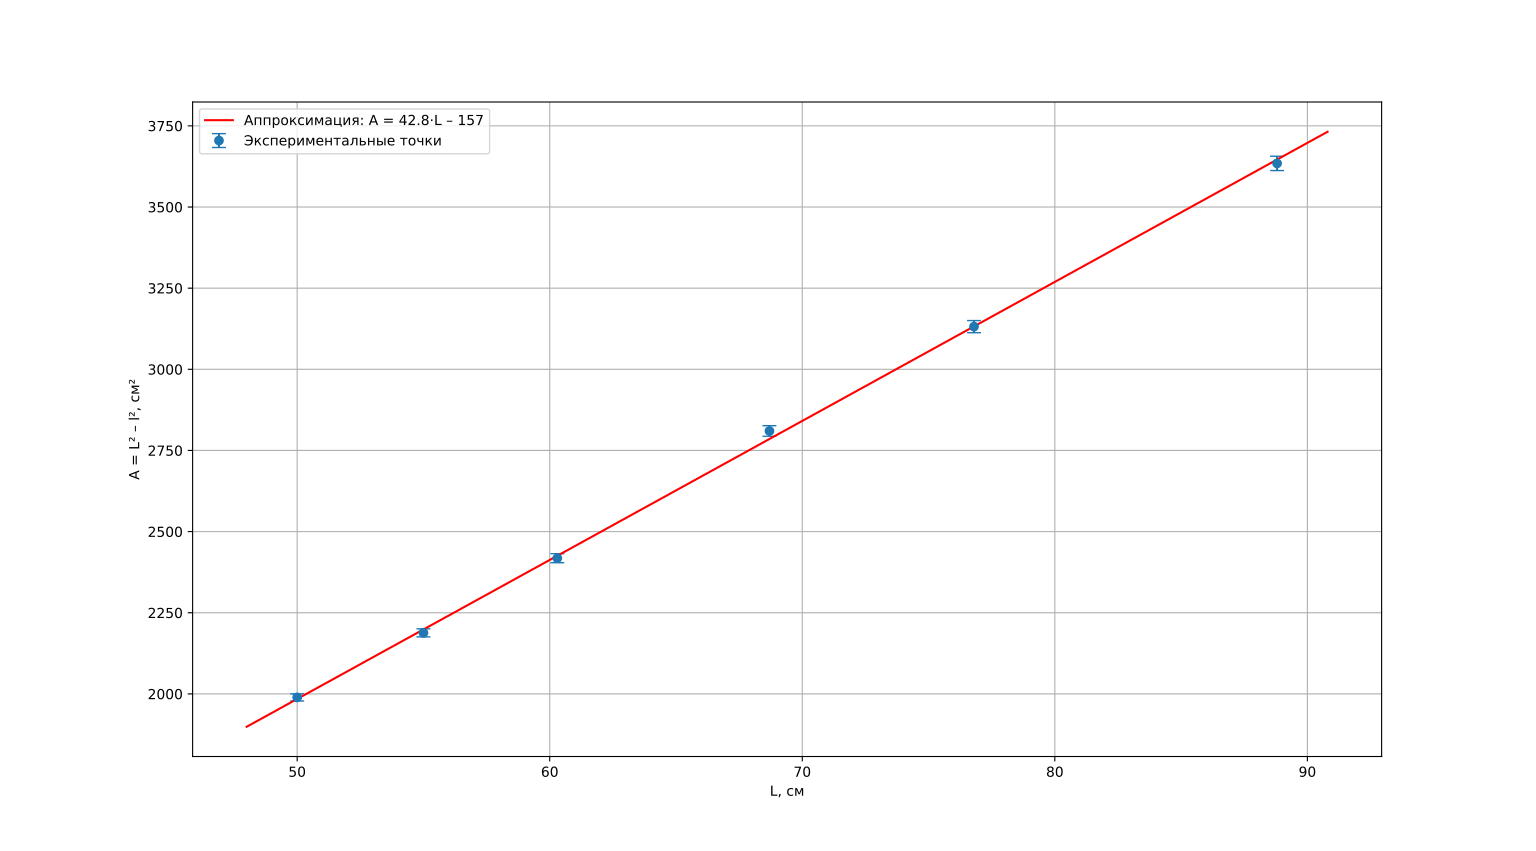

This chart was generated by the following Python code:
import numpy as np
import matplotlib.pyplot as plt
from scipy.optimize import curve_fit

# Исходные данные: L (см), l (см)
L_data = np.array([76.8, 88.8, 68.7, 60.3, 55.0, 50.0])
l_data = np.array([52.6, 65.2, 43.7, 34.9, 28.93, 22.6])

# Погрешность измерения расстояний (1 мм = 0.1 см)
sigma_L = 0.1
sigma_l = 0.1

# Вычисляем Y = L^2 - l^2 и её погрешность
Y = L_data**2 - l_data**2
sigma_Y = 2 * np.sqrt((L_data * sigma_L)**2 + (l_data * sigma_l)**2)

# Определяем модель: Y = k * L - b  (линейная функция)
def linear(L, k, b):
    return k * L - b

# Выполняем взвешенную подгонку
popt, pcov = curve_fit(linear, L_data, Y, sigma=sigma_Y, absolute_sigma=True)
k, b = popt
sigma_k, sigma_b = np.sqrt(np.diag(pcov))
cov_kb = pcov[0, 1]  # ковариация между k и b

# Вывод результатов подгонки
print("Результаты линейной аппроксимации Y = k·L - b:")
print(f"k = {k:.2f} ± {sigma_k:.2f} см")
print(f"b = {b:.1f} ± {sigma_b:.1f} см²")

# Вычисляем D = k^2 - 4b, проверяем знак
D = k**2 - 4*b
if D <= 0:
    print("Ошибка: D ≤ 0, невозможно вычислить f и delta.")
else:
    sqrtD = np.sqrt(D)
    # Фокусное расстояние f и оптический интервал delta
    f = sqrtD / 4
    delta = (k - sqrtD) / 2

    # Частные производные для погрешностей
    df_dk = k / (4 * sqrtD)
    df_db = -1 / (2 * sqrtD)
    ddelta_dk = 0.5 * (1 - k / sqrtD)
    ddelta_db = 1 / sqrtD

    # Погрешности методом распространения ошибок
    sigma_f = np.sqrt((df_dk * sigma_k)**2 + (df_db * sigma_b)**2 +
                      2 * df_dk * df_db * cov_kb)
    sigma_delta = np.sqrt((ddelta_dk * sigma_k)**2 + (ddelta_db * sigma_b)**2 +
                          2 * ddelta_dk * ddelta_db * cov_kb)

    print(f"\nФокусное расстояние системы f = {f:.2f} ± {sigma_f:.2f} см")
    print(f"Оптический интервал δ = {delta:.2f} ± {sigma_delta:.2f} см")

# Построение графика
plt.figure(figsize=(8, 6))
# Экспериментальные точки с погрешностями
plt.errorbar(L_data, Y, yerr=sigma_Y, fmt='o', capsize=5, label='Экспериментальные точки')
# Аппроксимирующая прямая
L_fit = np.linspace(min(L_data)-2, max(L_data)+2, 100)
Y_fit = linear(L_fit, k, b)
plt.plot(L_fit, Y_fit, 'r-', label=f'Аппроксимация: A = {k:.1f}·L – {b:.0f}')
plt.xlabel('L, см')
plt.ylabel('A = L² – l², см²')
# plt.title('Определение параметров составной системы по методу Бесселя')
plt.legend()
plt.grid(True)
plt.show()
